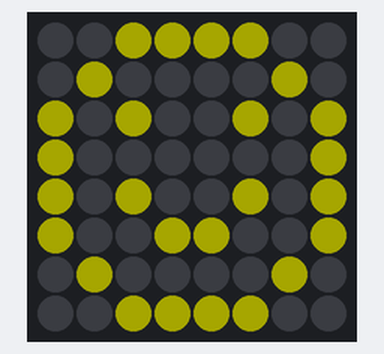
Recording of a sketch running on a simulated Arduino Uno, built with avr-gcc and run on an emulated ATmega328P. On the bench: 8×8 RGB LED matrix (first LED top left, wired row by row). Dim RGB values are drawn brighter than linear.

Above: at 0.1 s.
At 1.6 s:
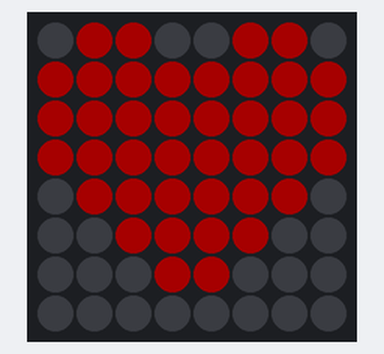
At 3.1 s:
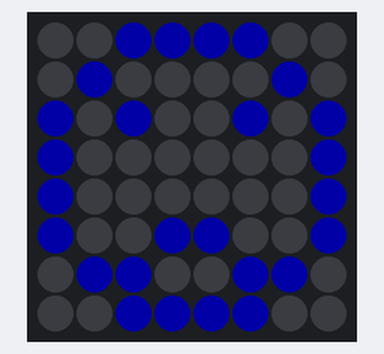

The sketch:

sketch.ino
```cpp
// Улыбка -> сердечко -> грустный смайлик

#include <FastLED.h>

#define LED_PIN     6   // data in (пин к которому подключена матрица)
#define WIDTH       8
#define HEIGHT      8
#define NUM_LEDS    (WIDTH * HEIGHT)
#define BRIGHTNESS  40

CRGB leds[NUM_LEDS];

// Картинки задаём как массив 8x8 из 0 и 1: 1 - светодиод горит, 0 - выключен
const byte smileImg[HEIGHT][WIDTH] = {
  {0,0,1,1,1,1,0,0},
  {0,1,0,0,0,0,1,0},
  {1,0,1,0,0,1,0,1},
  {1,0,0,0,0,0,0,1},
  {1,0,1,0,0,1,0,1},
  {1,0,0,1,1,0,0,1},
  {0,1,0,0,0,0,1,0},
  {0,0,1,1,1,1,0,0}
};

const byte heartImg[HEIGHT][WIDTH] = {
  {0,1,1,0,0,1,1,0},
  {1,1,1,1,1,1,1,1},
  {1,1,1,1,1,1,1,1},
  {1,1,1,1,1,1,1,1},
  {0,1,1,1,1,1,1,0},
  {0,0,1,1,1,1,0,0},
  {0,0,0,1,1,0,0,0},
  {0,0,0,0,0,0,0,0}
};

const byte sadImg[HEIGHT][WIDTH] = {
  {0,0,1,1,1,1,0,0},
  {0,1,0,0,0,0,1,0},
  {1,0,1,0,0,1,0,1},
  {1,0,0,0,0,0,0,1},
  {1,0,0,0,0,0,0,1},
  {1,0,0,1,1,0,0,1},
  {0,1,1,0,0,1,1,0},
  {0,0,1,1,1,1,0,0}
};

// Переводит координаты (x, y) клетки матрицы в номер светодиода в массиве leds[].
// разворачивает змейку внутри себя, поэтому индекс считается просто построчно.
int XY(int x, int y) {
  return y * WIDTH + x;
}

// Рисует массив заданным цветом
void drawImage(const byte img[HEIGHT][WIDTH], CRGB color) {
  FastLED.clear();
  for (int y = 0; y < HEIGHT; y++) {
    for (int x = 0; x < WIDTH; x++) {
      if (img[y][x] == 1) {
        leds[XY(x, y)] = color;
      }
    }
  }
  FastLED.show();
}

void setup() {
  FastLED.addLeds<WS2812B, LED_PIN, GRB>(leds, NUM_LEDS);
  FastLED.setBrightness(BRIGHTNESS);
  FastLED.clear();
  FastLED.show();
}

void loop() {
  drawImage(smileImg, CRGB::Yellow);
  delay(1500);

  drawImage(heartImg, CRGB::Red);
  delay(1500);

  drawImage(sadImg, CRGB::Blue);
  delay(1500);
}
```

Measured:
- by itself, everything shown: repeats every 4.5 s, in 3 steps
- what the display in image 1 shows lasts 1.5 s, from 1.5 s to 3.0 s
